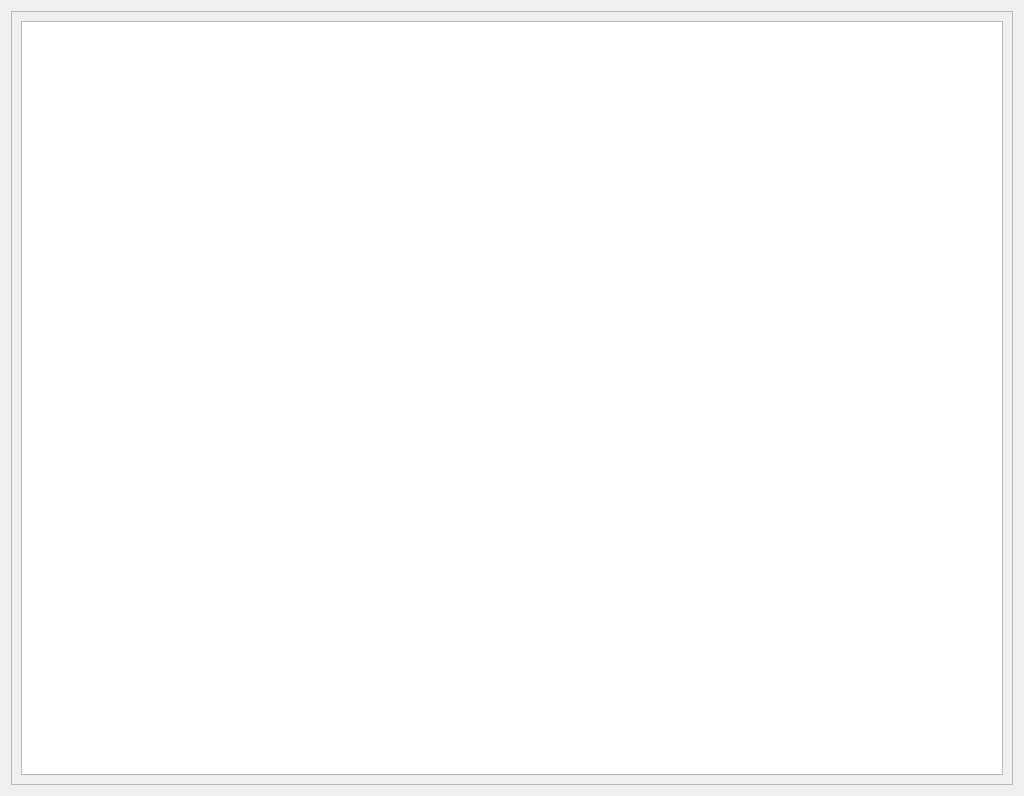
<?xml version="1.0" encoding="UTF-8"?>
<ui version="4.0">
 <class>Form</class>
 <widget class="QWidget" name="Form">
  <property name="geometry">
   <rect>
    <x>0</x>
    <y>0</y>
    <width>1024</width>
    <height>796</height>
   </rect>
  </property>
  <property name="windowTitle">
   <string>Form</string>
  </property>
  <layout class="QVBoxLayout" name="verticalLayout">
   <item>
    <widget class="QScrollArea" name="scrollArea">
     <property name="widgetResizable">
      <bool>true</bool>
     </property>
     <widget class="QWidget" name="scrollAreaWidgetContents">
      <property name="geometry">
       <rect>
        <x>0</x>
        <y>0</y>
        <width>1004</width>
        <height>776</height>
       </rect>
      </property>
      <layout class="QHBoxLayout" name="horizontalLayout_2">
       <item>
        <widget class="QTextBrowser" name="txtPython"/>
       </item>
      </layout>
     </widget>
    </widget>
   </item>
  </layout>
 </widget>
 <resources/>
 <connections/>
</ui>
